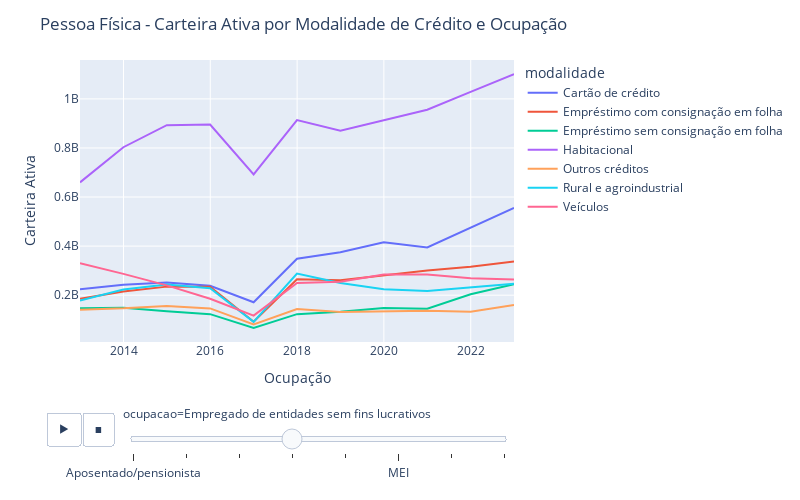

Notebook code cell kept with this figure:
### Code cell
fig = px.line(df_total, 
             x='data_base',
             y='carteira_ativa_deflacionada', 
             color='modalidade', 
             animation_frame='ocupacao')

fig.update_layout(title_text='Pessoa Física - Carteira Ativa por Modalidade de Crédito e Ocupação',
             xaxis_title='Ocupação',
             yaxis_title='Carteira Ativa',
             height=500, 
             width=800)

fig.show()

### Figure 1 — Plotly figure (JSON) as saved in the notebook; plotly's stock layout.template omitted (floating-point values rounded to 4 significant figures)
{"data": [{"hovertemplate": "modalidade=Cartão de crédito<br>ocupacao=Empregado de entidades sem fins lucrativos<br>data_base=%{x}<br>carteira_ativa_deflacionada=%{y}<extra></extra>", "legendgroup": "Cartão de crédito", "line": {"color": "#636efa", "dash": "solid"}, "marker": {"symbol": "circle"}, "mode": "lines", "name": "Cartão de crédito", "orientation": "v", "showlegend": true, "type": "scatter", "x": ["2012-12-31T00:00:00", "2013-12-31T00:00:00", "2014-12-31T00:00:00", "2015-12-31T00:00:00", "2016-12-31T00:00:00", "2017-12-31T00:00:00", "2018-12-31T00:00:00", "2019-12-31T00:00:00", "2020-12-31T00:00:00", "2021-12-31T00:00:00", "2022-12-31T00:00:00"], "xaxis": "x", "y": [223900000.0, 243000000.0, 252000000.0, 238500000.0, 171200000.0, 348400000.0, 375400000.0, 415700000.0, 394900000.0, 476300000.0, 555400000.0], "yaxis": "y"}, {"hovertemplate": "modalidade=Empréstimo com consignação em folha<br>ocupacao=Empregado de entidades sem fins lucrativos<br>data_base=%{x}<br>carteira_ativa_deflacionada=%{y}<extra></extra>", "legendgroup": "Empréstimo com consignação em folha", "line": {"color": "#EF553B", "dash": "solid"}, "marker": {"symbol": "circle"}, "mode": "lines", "name": "Empréstimo com consignação em folha", "orientation": "v", "showlegend": true, "type": "scatter", "x": ["2012-12-31T00:00:00", "2013-12-31T00:00:00", "2014-12-31T00:00:00", "2015-12-31T00:00:00", "2016-12-31T00:00:00", "2017-12-31T00:00:00", "2018-12-31T00:00:00", "2019-12-31T00:00:00", "2020-12-31T00:00:00", "2021-12-31T00:00:00", "2022-12-31T00:00:00"], "xaxis": "x", "y": [185500000.0, 214800000.0, 234900000.0, 234900000.0, 91760000.0, 265000000.0, 260800000.0, 280100000.0, 300800000.0, 315900000.0, 337400000.0], "yaxis": "y"}, {"hovertemplate": "modalidade=Empréstimo sem consignação em folha<br>ocupacao=Empregado de entidades sem fins lucrativos<br>data_base=%{x}<br>carteira_ativa_deflacionada=%{y}<extra></extra>", "legendgroup": "Empréstimo sem consignação em folha", "line": {"color": "#00cc96", "dash": "solid"}, "marker": {"symbol": "circle"}, "mode": "lines", "name": "Empréstimo sem consignação em folha", "orientation": "v", "showlegend": true, "type": "scatter", "x": ["2012-12-31T00:00:00", "2013-12-31T00:00:00", "2014-12-31T00:00:00", "2015-12-31T00:00:00", "2016-12-31T00:00:00", "2017-12-31T00:00:00", "2018-12-31T00:00:00", "2019-12-31T00:00:00", "2020-12-31T00:00:00", "2021-12-31T00:00:00", "2022-12-31T00:00:00"], "xaxis": "x", "y": [147300000.0, 149200000.0, 134400000.0, 122900000.0, 66770000.0, 122900000.0, 132800000.0, 148000000.0, 144500000.0, 204000000.0, 244800000.0], "yaxis": "y"}, {"hovertemplate": "modalidade=Habitacional<br>ocupacao=Empregado de entidades sem fins lucrativos<br>data_base=%{x}<br>carteira_ativa_deflacionada=%{y}<extra></extra>", "legendgroup": "Habitacional", "line": {"color": "#ab63fa", "dash": "solid"}, "marker": {"symbol": "circle"}, "mode": "lines", "name": "Habitacional", "orientation": "v", "showlegend": true, "type": "scatter", "x": ["2012-12-31T00:00:00", "2013-12-31T00:00:00", "2014-12-31T00:00:00", "2015-12-31T00:00:00", "2016-12-31T00:00:00", "2017-12-31T00:00:00", "2018-12-31T00:00:00", "2019-12-31T00:00:00", "2020-12-31T00:00:00", "2021-12-31T00:00:00", "2022-12-31T00:00:00"], "xaxis": "x", "y": [659800000.0, 803000000.0, 892700000.0, 895600000.0, 691900000.0, 913400000.0, 869800000.0, 912700000.0, 955900000.0, 1029000000.0, 1101000000.0], "yaxis": "y"}, {"hovertemplate": "modalidade=Outros créditos<br>ocupacao=Empregado de entidades sem fins lucrativos<br>data_base=%{x}<br>carteira_ativa_deflacionada=%{y}<extra></extra>", "legendgroup": "Outros créditos", "line": {"color": "#FFA15A", "dash": "solid"}, "marker": {"symbol": "circle"}, "mode": "lines", "name": "Outros créditos", "orientation": "v", "showlegend": true, "type": "scatter", "x": ["2012-12-31T00:00:00", "2013-12-31T00:00:00", "2014-12-31T00:00:00", "2015-12-31T00:00:00", "2016-12-31T00:00:00", "2017-12-31T00:00:00", "2018-12-31T00:00:00", "2019-12-31T00:00:00", "2020-12-31T00:00:00", "2021-12-31T00:00:00", "2022-12-31T00:00:00"], "xaxis": "x", "y": [140600000.0, 146400000.0, 156200000.0, 146300000.0, 80430000.0, 143900000.0, 131300000.0, 134900000.0, 136500000.0, 132600000.0, 160400000.0], "yaxis": "y"}, {"hovertemplate": "modalidade=Rural e agroindustrial<br>ocupacao=Empregado de entidades sem fins lucrativos<br>data_base=%{x}<br>carteira_ativa_deflacionada=%{y}<extra></extra>", "legendgroup": "Rural e agroindustrial", "line": {"color": "#19d3f3", "dash": "solid"}, "marker": {"symbol": "circle"}, "mode": "lines", "name": "Rural e agroindustrial", "orientation": "v", "showlegend": true, "type": "scatter", "x": ["2012-12-31T00:00:00", "2013-12-31T00:00:00", "2014-12-31T00:00:00", "2015-12-31T00:00:00", "2016-12-31T00:00:00", "2017-12-31T00:00:00", "2018-12-31T00:00:00", "2019-12-31T00:00:00", "2020-12-31T00:00:00", "2021-12-31T00:00:00", "2022-12-31T00:00:00"], "xaxis": "x", "y": [177900000.0, 223500000.0, 243800000.0, 228400000.0, 91630000.0, 288500000.0, 250100000.0, 224100000.0, 216600000.0, 231700000.0, 246400000.0], "yaxis": "y"}, {"hovertemplate": "modalidade=Veículos<br>ocupacao=Empregado de entidades sem fins lucrativos<br>data_base=%{x}<br>carteira_ativa_deflacionada=%{y}<extra></extra>", "legendgroup": "Veículos", "line": {"color": "#FF6692", "dash": "solid"}, "marker": {"symbol": "circle"}, "mode": "lines", "name": "Veículos", "orientation": "v", "showlegend": true, "type": "scatter", "x": ["2012-12-31T00:00:00", "2013-12-31T00:00:00", "2014-12-31T00:00:00", "2015-12-31T00:00:00", "2016-12-31T00:00:00", "2017-12-31T00:00:00", "2018-12-31T00:00:00", "2019-12-31T00:00:00", "2020-12-31T00:00:00", "2021-12-31T00:00:00", "2022-12-31T00:00:00"], "xaxis": "x", "y": [329900000.0, 286800000.0, 240100000.0, 185700000.0, 117000000.0, 249800000.0, 254700000.0, 284100000.0, 283900000.0, 268800000.0, 263600000.0], "yaxis": "y"}], "layout": {"height": 500, "legend": {"title": {"text": "modalidade"}, "tracegroupgap": 0}, "margin": {"t": 60}, "sliders": [{"active": 3, "currentvalue": {"prefix": "ocupacao="}, "len": 0.9, "pad": {"b": 10, "t": 60}, "steps": [{"args": [["Aposentado/pensionista"], {"frame": {"duration": 0, "redraw": false}, "fromcurrent": true, "mode": "immediate", "transition": {"duration": 0, "easing": "linear"}}], "label": "Aposentado/pensionista", "method": "animate"}, {"args": [["Autônomo"], {"frame": {"duration": 0, "redraw": false}, "fromcurrent": true, "mode": "immediate", "transition": {"duration": 0, "easing": "linear"}}], "label": "Autônomo", "method": "animate"}, {"args": [["Empregado de empresa privada"], {"frame": {"duration": 0, "redraw": false}, "fromcurrent": true, "mode": "immediate", "transition": {"duration": 0, "easing": "linear"}}], "label": "Empregado de empresa privada", "method": "animate"}, {"args": [["Empregado de entidades sem fins lucrativos"], {"frame": {"duration": 0, "redraw": false}, "fromcurrent": true, "mode": "immediate", "transition": {"duration": 0, "easing": "linear"}}], "label": "Empregado de entidades sem fins lucrativos", "method": "animate"}, {"args": [["Empresário"], {"frame": {"duration": 0, "redraw": false}, "fromcurrent": true, "mode": "immediate", "transition": {"duration": 0, "easing": "linear"}}], "label": "Empresário", "method": "animate"}, {"args": [["MEI"], {"frame": {"duration": 0, "redraw": false}, "fromcurrent": true, "mode": "immediate", "transition": {"duration": 0, "easing": "linear"}}], "label": "MEI", "method": "animate"}, {"args": [["Outros"], {"frame": {"duration": 0, "redraw": false}, "fromcurrent": true, "mode": "immediate", "transition": {"duration": 0, "easing": "linear"}}], "label": "Outros", "method": "animate"}, {"args": [["Servidor ou empregado público"], {"frame": {"duration": 0, "redraw": false}, "fromcurrent": true, "mode": "immediate", "transition": {"duration": 0, "easing": "linear"}}], "label": "Servidor ou empregado público", "method": "animate"}], "x": 0.1, "xanchor": "left", "y": 0, "yanchor": "top"}], "title": {"text": "Pessoa Física - Carteira Ativa por Modalidade de Crédito e Ocupação"}, "updatemenus": [{"buttons": [{"args": [null, {"frame": {"duration": 500, "redraw": false}, "fromcurrent": true, "mode": "immediate", "transition": {"duration": 500, "easing": "linear"}}], "label": "&#9654;", "method": "animate"}, {"args": [[null], {"frame": {"duration": 0, "redraw": false}, "fromcurrent": true, "mode": "immediate", "transition": {"duration": 0, "easing": "linear"}}], "label": "&#9724;", "method": "animate"}], "direction": "left", "pad": {"r": 10, "t": 70}, "showactive": false, "type": "buttons", "x": 0.1, "xanchor": "right", "y": 0, "yanchor": "top"}], "width": 800, "xaxis": {"anchor": "y", "autorange": true, "domain": [0, 1], "range": ["2012-12-31", "2022-12-31"], "title": {"text": "Ocupação"}, "type": "date"}, "yaxis": {"anchor": "x", "autorange": true, "domain": [0, 1], "range": [9317000.0, 1158000000.0], "title": {"text": "Carteira Ativa"}, "type": "linear"}}}
